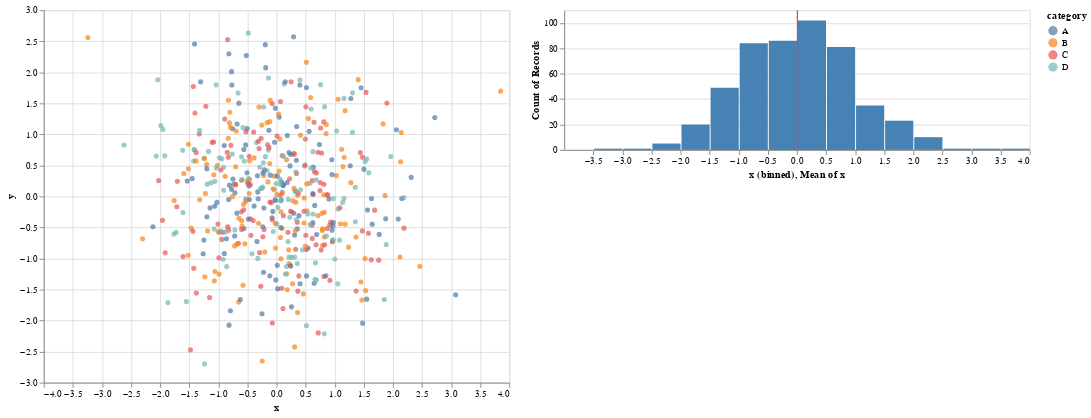

Notebook code for this chart:
### Code cell
# Generate sample data
np.random.seed(42)
data = pd.DataFrame({
    'x': np.random.normal(0, 1, 500),
    'y': np.random.normal(0, 1, 500),
    'category': np.random.choice(['A', 'B', 'C', 'D'], size=500)
})

# Create a scatter plot with color encoding and tooltips
scatter = alt.Chart(data).mark_circle().encode(
    x='x',
    y='y',
    color='category',
    tooltip=['x', 'y', 'category']
).properties(
    width=500,
    height=400
)

# Create a histogram of x values
histogram = alt.Chart(data).mark_bar().encode(
    x=alt.X('x', bin=alt.BinParams(maxbins=30)),
    y='count()',
    color=alt.value('steelblue')
).properties(
    width=500,
    height=150
)

# Create a vertical line for average x value
average_line = alt.Chart(data).mark_rule().encode(
    x='mean(x)',
    color=alt.value('red')
)

# Combine the scatter plot, histogram, and average line
chart = (scatter | (histogram + average_line)).resolve_scale(y='independent')

chart

### Figure 1 — Vega-Lite specification as saved in the notebook (floating-point values rounded to 4 significant figures; data arrays with more than 128 entries replaced by an {"elided": "..."} marker saying what was removed)
{"config": {"view": {"continuousWidth": 300, "continuousHeight": 300}}, "hconcat": [{"mark": {"type": "circle"}, "encoding": {"color": {"field": "category", "type": "nominal"}, "tooltip": [{"field": "x", "type": "quantitative"}, {"field": "y", "type": "quantitative"}, {"field": "category", "type": "nominal"}], "x": {"field": "x", "type": "quantitative"}, "y": {"field": "y", "type": "quantitative"}}, "height": 400, "width": 500}, {"layer": [{"mark": {"type": "bar"}, "encoding": {"color": {"value": "steelblue"}, "x": {"bin": {"maxbins": 30}, "field": "x", "type": "quantitative"}, "y": {"aggregate": "count", "type": "quantitative"}}}, {"mark": {"type": "rule"}, "encoding": {"color": {"value": "red"}, "x": {"aggregate": "mean", "field": "x", "type": "quantitative"}}}], "height": 150, "width": 500}], "data": {"name": "data-8dd579ec0a3cdf8627d27ce0c2871421"}, "resolve": {"scale": {"y": "independent"}}, "$schema": "https://vega.github.io/schema/vega-lite/v5.8.0.json", "datasets": {"data-8dd579ec0a3cdf8627d27ce0c2871421": {"elided": "500 records"}}}
